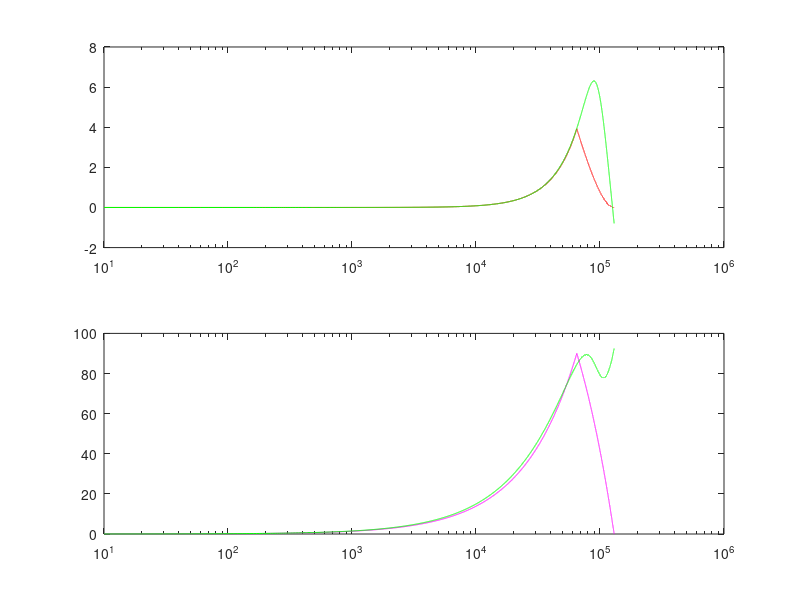

Write the MATLAB code that produced this figure.
k = 1000;
u = 1e-6;

fsw = 130*k
Ts = 1/fsw;

ff = 10:10:fsw;
ws = 2*pi*ff;
w0 = 2*pi*fsw;
s = j*ws;
z1 = e.^(-s*Ts);

Lm = 23*u
Vin = 18
Vout = 5.25
Nsp = 4
Vo = Nsp*Vout
D = Vo/(Vin + Vo)
Dp = 1-D

iv = 7.5

mc = Vin/Lm
md = Vo/Lm

hs = Ts*s./((1-e.^(-s*Ts)));
w0 = 0.5*(w0 + w0/2.14)
haprx = (e.^(s*0.65*Ts)).*w0*w0./(s.*s+s.*w0./(2) + (w0*w0) );
xx = length(hs)-1
xx2 = length(hs)/2 
ix = hs;
for ix=(1:6499)
  tmp = hs(xx2 - ix);
  hs(ix+xx2) = tmp;
end
tmp = hs(1)
hs(12999) = tmp;
hs(13000) = tmp;

subplot(2,1,1)
semilogx(ff, 20*log10(abs(hs)),"r", ff, 20*log10(abs(haprx)),"g")
subplot(2,1,2)
semilogx(ff, 180*unwrap(angle(hs))/pi, "m",ff, 180*unwrap(angle(haprx))/pi, "g")
